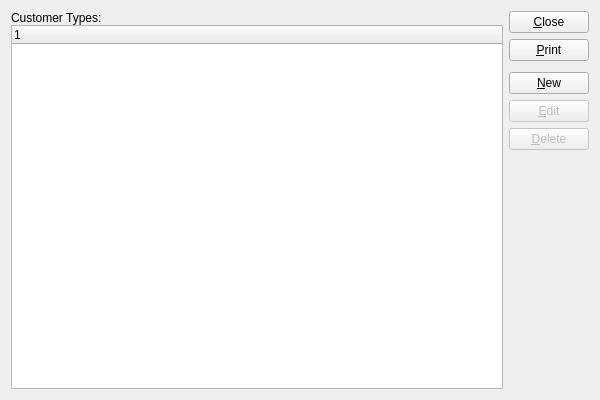
<?xml version="1.0" encoding="UTF-8"?>
<ui version="4.0">
 <comment>This file is part of the xTuple ERP: PostBooks Edition, a free and
open source Enterprise Resource Planning software suite,
Copyright (c) 1999-2011 by OpenMFG LLC, d/b/a xTuple.
It is licensed to you under the Common Public Attribution License
version 1.0, the full text of which (including xTuple-specific Exhibits)
is available at www.xtuple.com/CPAL.  By using this software, you agree
to be bound by its terms.</comment>
 <class>customerTypes</class>
 <widget class="QWidget" name="customerTypes">
  <property name="geometry">
   <rect>
    <x>0</x>
    <y>0</y>
    <width>600</width>
    <height>400</height>
   </rect>
  </property>
  <property name="windowTitle">
   <string>List Customer Types</string>
  </property>
  <layout class="QGridLayout" name="gridLayout">
   <item row="0" column="0">
    <layout class="QVBoxLayout">
     <property name="spacing">
      <number>0</number>
     </property>
     <item>
      <widget class="QLabel" name="_custtypeLit">
       <property name="text">
        <string>Customer Types:</string>
       </property>
      </widget>
     </item>
     <item>
      <widget class="XTreeWidget" name="_custtype">
       <property name="sizePolicy">
        <sizepolicy hsizetype="Expanding" vsizetype="Expanding">
         <horstretch>0</horstretch>
         <verstretch>0</verstretch>
        </sizepolicy>
       </property>
      </widget>
     </item>
    </layout>
   </item>
   <item row="0" column="1">
    <layout class="QVBoxLayout" name="verticalLayout">
     <item>
      <widget class="QPushButton" name="_close">
       <property name="text">
        <string>&amp;Close</string>
       </property>
      </widget>
     </item>
     <item>
      <widget class="QPushButton" name="_print">
       <property name="text">
        <string>&amp;Print</string>
       </property>
      </widget>
     </item>
     <item>
      <spacer name="verticalSpacer">
       <property name="orientation">
        <enum>Qt::Vertical</enum>
       </property>
       <property name="sizeType">
        <enum>QSizePolicy::Preferred</enum>
       </property>
       <property name="sizeHint" stdset="0">
        <size>
         <width>20</width>
         <height>5</height>
        </size>
       </property>
      </spacer>
     </item>
     <item>
      <widget class="QPushButton" name="_new">
       <property name="text">
        <string>&amp;New</string>
       </property>
      </widget>
     </item>
     <item>
      <widget class="QPushButton" name="_edit">
       <property name="enabled">
        <bool>false</bool>
       </property>
       <property name="text">
        <string>&amp;Edit</string>
       </property>
      </widget>
     </item>
     <item>
      <widget class="QPushButton" name="_delete">
       <property name="enabled">
        <bool>false</bool>
       </property>
       <property name="text">
        <string>&amp;Delete</string>
       </property>
      </widget>
     </item>
     <item>
      <spacer name="Spacer13">
       <property name="orientation">
        <enum>Qt::Vertical</enum>
       </property>
       <property name="sizeType">
        <enum>QSizePolicy::Expanding</enum>
       </property>
       <property name="sizeHint" stdset="0">
        <size>
         <width>20</width>
         <height>20</height>
        </size>
       </property>
      </spacer>
     </item>
    </layout>
   </item>
  </layout>
 </widget>
 <layoutdefault spacing="6" margin="11"/>
 <pixmapfunction>qPixmapFromMimeSource</pixmapfunction>
 <customwidgets>
  <customwidget>
   <class>XTreeWidget</class>
   <extends>QTreeWidget</extends>
   <header>xtreewidget.h</header>
  </customwidget>
 </customwidgets>
 <tabstops>
  <tabstop>_custtype</tabstop>
  <tabstop>_new</tabstop>
  <tabstop>_edit</tabstop>
  <tabstop>_delete</tabstop>
  <tabstop>_print</tabstop>
  <tabstop>_close</tabstop>
 </tabstops>
 <resources/>
 <connections>
  <connection>
   <sender>_close</sender>
   <signal>clicked()</signal>
   <receiver>customerTypes</receiver>
   <slot>close()</slot>
   <hints>
    <hint type="sourcelabel">
     <x>20</x>
     <y>20</y>
    </hint>
    <hint type="destinationlabel">
     <x>20</x>
     <y>20</y>
    </hint>
   </hints>
  </connection>
 </connections>
</ui>
